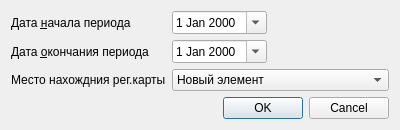
<?xml version="1.0" encoding="UTF-8"?>
<ui version="4.0">
 <class>ReportLocationCard</class>
 <widget class="QDialog" name="ReportLocationCard">
  <property name="geometry">
   <rect>
    <x>0</x>
    <y>0</y>
    <width>400</width>
    <height>119</height>
   </rect>
  </property>
  <property name="windowTitle">
   <string>Dialog</string>
  </property>
  <layout class="QGridLayout" name="gridLayout">
   <item row="0" column="0">
    <widget class="QLabel" name="lblBegDate">
     <property name="text">
      <string>Дата &amp;начала периода</string>
     </property>
     <property name="buddy">
      <cstring>edtBegDate</cstring>
     </property>
    </widget>
   </item>
   <item row="0" column="1">
    <widget class="CDateEdit" name="edtBegDate">
     <property name="sizePolicy">
      <sizepolicy hsizetype="Maximum" vsizetype="Fixed">
       <horstretch>0</horstretch>
       <verstretch>0</verstretch>
      </sizepolicy>
     </property>
     <property name="calendarPopup">
      <bool>true</bool>
     </property>
    </widget>
   </item>
   <item row="0" column="2">
    <spacer name="spacer_2">
     <property name="orientation">
      <enum>Qt::Horizontal</enum>
     </property>
     <property name="sizeHint" stdset="0">
      <size>
       <width>137</width>
       <height>17</height>
      </size>
     </property>
    </spacer>
   </item>
   <item row="1" column="0">
    <widget class="QLabel" name="lblEndDate">
     <property name="text">
      <string>Дата &amp;окончания периода</string>
     </property>
     <property name="buddy">
      <cstring>edtEndDate</cstring>
     </property>
    </widget>
   </item>
   <item row="1" column="1">
    <widget class="CDateEdit" name="edtEndDate">
     <property name="sizePolicy">
      <sizepolicy hsizetype="Maximum" vsizetype="Fixed">
       <horstretch>0</horstretch>
       <verstretch>0</verstretch>
      </sizepolicy>
     </property>
     <property name="calendarPopup">
      <bool>true</bool>
     </property>
    </widget>
   </item>
   <item row="1" column="2">
    <spacer name="spacer">
     <property name="orientation">
      <enum>Qt::Horizontal</enum>
     </property>
     <property name="sizeHint" stdset="0">
      <size>
       <width>137</width>
       <height>17</height>
      </size>
     </property>
    </spacer>
   </item>
   <item row="2" column="0">
    <widget class="QLabel" name="lblLocationCardType">
     <property name="text">
      <string>Место нахождния рег.карты</string>
     </property>
    </widget>
   </item>
   <item row="2" column="1" colspan="2">
    <widget class="CRBComboBox" name="cmbLocationCardType">
     <property name="currentIndex">
      <number>0</number>
     </property>
     <item>
      <property name="text">
       <string>Новый элемент</string>
      </property>
     </item>
    </widget>
   </item>
   <item row="3" column="0" colspan="3">
    <widget class="QDialogButtonBox" name="buttonBox">
     <property name="orientation">
      <enum>Qt::Horizontal</enum>
     </property>
     <property name="standardButtons">
      <set>QDialogButtonBox::Cancel|QDialogButtonBox::Ok</set>
     </property>
    </widget>
   </item>
  </layout>
 </widget>
 <customwidgets>
  <customwidget>
   <class>CDateEdit</class>
   <extends>QDateEdit</extends>
   <header>library/DateEdit</header>
  </customwidget>
  <customwidget>
   <class>CRBComboBox</class>
   <extends>QComboBox</extends>
   <header>library/crbcombobox.h</header>
  </customwidget>
 </customwidgets>
 <resources/>
 <connections>
  <connection>
   <sender>buttonBox</sender>
   <signal>accepted()</signal>
   <receiver>ReportLocationCard</receiver>
   <slot>accept()</slot>
   <hints>
    <hint type="sourcelabel">
     <x>248</x>
     <y>254</y>
    </hint>
    <hint type="destinationlabel">
     <x>157</x>
     <y>274</y>
    </hint>
   </hints>
  </connection>
  <connection>
   <sender>buttonBox</sender>
   <signal>rejected()</signal>
   <receiver>ReportLocationCard</receiver>
   <slot>reject()</slot>
   <hints>
    <hint type="sourcelabel">
     <x>316</x>
     <y>260</y>
    </hint>
    <hint type="destinationlabel">
     <x>286</x>
     <y>274</y>
    </hint>
   </hints>
  </connection>
 </connections>
</ui>
